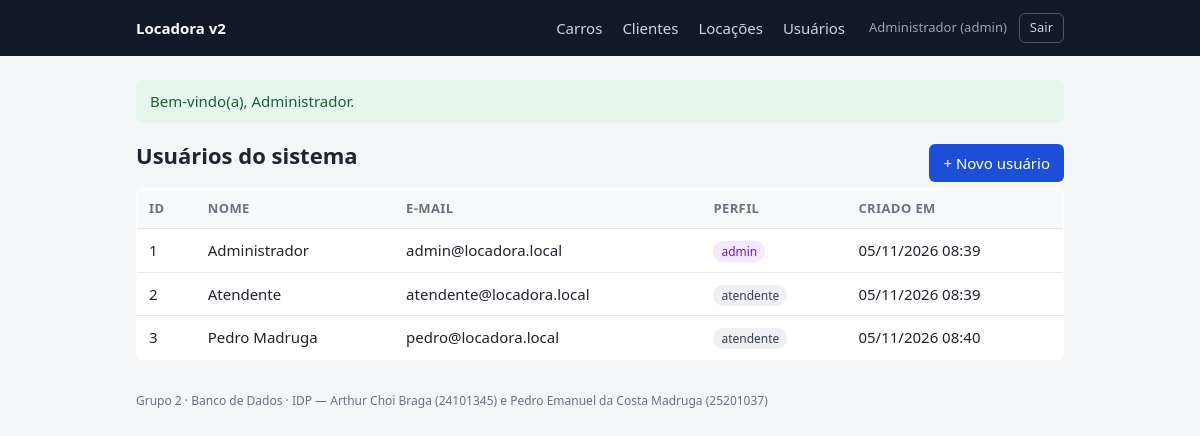
/usuarios (signed in), run on the app's committed database.
### tables this page shows
CREATE TABLE `usuarios` (
  `id` int NOT NULL AUTO_INCREMENT,
  `nome` varchar(100) NOT NULL,
  `email` varchar(150) NOT NULL,
  `senha_hash` varchar(255) NOT NULL,
  `perfil` enum('admin','atendente') NOT NULL DEFAULT 'atendente',
  `criado_em` datetime NOT NULL DEFAULT CURRENT_TIMESTAMP,
  PRIMARY KEY (`id`),
  UNIQUE KEY `email` (`email`)
);

### core/helpers.php (called while the page is built, shortened)
<?php
function e($valor): string {
    return htmlspecialchars((string) $valor, ENT_QUOTES, 'UTF-8');
}
function url(string $caminho, array $query = []): string {
    $url = BASE_URL . $caminho;
    return $query ? $url . '?' . http_build_query($query) : $url;
}
function view(string $nome, array $dados = []): void {
    extract($dados);
    $flash = flash();
    require __DIR__ . '/../views/layout/header.php';
    require __DIR__ . '/../views/' . $nome . '.php';
    require __DIR__ . '/../views/layout/footer.php';
}
function flash(?string $tipo = null, ?string $mensagem = null): ?array {
    $f = $_SESSION['flash'] ?? null;
    return $f;
}
function usuario_logado(): ?array {
    return [
        'id'     => $_SESSION['usuario_id'],
        'nome'   => $_SESSION['usuario_nome'] ?? '',
        'perfil' => $_SESSION['perfil'] ?? 'atendente',
    ];
}

### controllers/UsuarioController.php (called while the page is built, shortened)
<?php
class UsuarioController {
    private UsuarioModel $usuarios;
    public function __construct() {
        $this->usuarios = new UsuarioModel();
    }
    public function index(): void {
        view('usuarios/index', ['titulo' => 'Usuários', 'usuarios' => $this->usuarios->listar()]);
    }
}

### public/index.php (called while the page is built, shortened)
<?php
require_once __DIR__ . '/../config/database.php';
require_once __DIR__ . '/../core/helpers.php';
$rotas = [
    'GET /login'              => [AuthController::class, 'formulario', 'publico'],
    'POST /login'             => [AuthController::class, 'entrar', 'publico'],
    'POST /logout'            => [AuthController::class, 'sair', 'login'],
    'GET /carros'             => [CarroController::class, 'index', 'login'],
    'GET /carros/novo'        => [CarroController::class, 'criar', 'login'],
    'POST /carros/salvar'     => [CarroController::class, 'salvar', 'login'],
    'GET /carros/editar'      => [CarroController::class, 'editar', 'login'],
    'POST /carros/atualizar'  => [CarroController::class, 'atualizar', 'login'],
    'POST /carros/excluir'    => [CarroController::class, 'excluir', 'admin'],
    'GET /clientes'            => [ClienteController::class, 'index', 'login'],
    'GET /clientes/novo'       => [ClienteController::class, 'criar', 'login'],
    'POST /clientes/salvar'    => [ClienteController::class, 'salvar', 'login'],
    'GET /clientes/editar'     => [ClienteController::class, 'editar', 'login'],
    'POST /clientes/atualizar' => [ClienteController::class, 'atualizar', 'login'],
    'POST /clientes/excluir'   => [ClienteController::class, 'excluir', 'admin'],
    'GET /locacoes'           => [LocacaoController::class, 'index', 'login'],
    'GET /locacoes/nova'      => [LocacaoController::class, 'criar', 'login'],
    'POST /locacoes/salvar'   => [LocacaoController::class, 'salvar', 'login'],
    'POST /locacoes/devolver' => [LocacaoController::class, 'devolver', 'login'],
    'GET /usuarios'           => [UsuarioController::class, 'index', 'admin'],
    'GET /usuarios/novo'      => [UsuarioController::class, 'criar', 'admin'],
    'POST /usuarios/salvar'   => [UsuarioController::class, 'salvar', 'admin'],
];
$caminho = parse_url($_SERVER['REQUEST_URI'] ?? '/', PHP_URL_PATH) ?: '/';
$caminho = rtrim($caminho, '/') ?: '/';
$metodoHttp = $_SERVER['REQUEST_METHOD'] ?? 'GET';
$chave = ($metodoHttp === 'HEAD' ? 'GET' : $metodoHttp) . ' ' . $caminho;
[$controller, $metodo, $acesso] = $rotas[$chave];
try {
    (new $controller())->$metodo();
} catch (Throwable $e) {
    registrar_erro($e);
    http_response_code(500);
    view('erros/500', ['titulo' => 'Erro']);
}

### models/UsuarioModel.php (called while the page is built, shortened)
<?php
class UsuarioModel {
    private PDO $pdo;
    public function __construct() {
        $this->pdo = getConnection();
    }
    public function listar(): array {
        $stmt = $this->pdo->prepare('SELECT id, nome, email, perfil, criado_em FROM usuarios ORDER BY nome');
        $stmt->execute();
        return $stmt->fetchAll();
    }
}

### config/database.php (called while the page is built, shortened)
<?php
function getConnection(): PDO {
    static $pdo = null;
    if ($pdo === null) {
        $dsn = 'mysql:host=' . DB_HOST . ';dbname=' . DB_NAME . ';charset=utf8mb4';
        $pdo = new PDO($dsn, DB_USER, DB_PASS, [
            PDO::ATTR_ERRMODE            => PDO::ERRMODE_EXCEPTION,
            PDO::ATTR_DEFAULT_FETCH_MODE => PDO::FETCH_ASSOC,
            PDO::ATTR_EMULATE_PREPARES   => false,
        ]);
    }
    return $pdo;
}

### views/usuarios/index.php (the view)
<div class="cabecalho">
    <h1>Usuários do sistema</h1>
    <a class="botao" href="<?= e(url('/usuarios/novo')) ?>">+ Novo usuário</a>
</div>
<table class="tabela">
    <thead>
        <tr><th>ID</th><th>Nome</th><th>E-mail</th><th>Perfil</th><th>Criado em</th></tr>
    </thead>
    <tbody>
    <?php foreach ($usuarios as $u): ?>
        <tr>
            <td><?= e($u['id']) ?></td>
            <td><?= e($u['nome']) ?></td>
            <td><?= e($u['email']) ?></td>
            <td><span class="selo selo--<?= e($u['perfil']) ?>"><?= e($u['perfil']) ?></span></td>
            <td><?= e(date('d/m/Y H:i', strtotime($u['criado_em']))) ?></td>
        </tr>
    <?php endforeach; ?>
    </tbody>
</table>

### views/layout/header.php (shortened to what this page needs)
<!doctype html>
<html lang="pt-BR">
<head>
    <link rel="stylesheet" href="<?= e(url('/css/style.css')) ?>">
</head>
<body>
<header class="topo">
    <div class="container topo__conteudo">
        <a class="marca" href="<?= e(url('/carros')) ?>"><?= e(APP_NOME) ?></a>
        <?php if ($usuarioLogado = usuario_logado()): ?>
        <nav>
            <a href="<?= e(url('/carros')) ?>">Carros</a>
            <a href="<?= e(url('/clientes')) ?>">Clientes</a>
            <a href="<?= e(url('/locacoes')) ?>">Locações</a>
            <?php if ($usuarioLogado['perfil'] === 'admin'): ?>
                <a href="<?= e(url('/usuarios')) ?>">Usuários</a>
            <?php endif; ?>
            <span class="usuario"><?= e($usuarioLogado['nome']) ?> (<?= e($usuarioLogado['perfil']) ?>)</span>
            <form class="sair" method="post" action="<?= e(url('/logout')) ?>">
                <button type="submit">Sair</button>
            </form>
        </nav>
        <?php endif; ?>
    </div>
</header>
<main class="container">
<?php if ($flash): ?>
    <div class="alerta alerta--<?= e($flash['tipo']) ?>"><?= e($flash['mensagem']) ?></div>
<?php endif; ?>

### public/css/style.css (style rules this page uses)
:root { --fundo: #f5f6f8; --superficie: #fff; --texto: #1f2430; --suave: #6b7280; --borda: #e3e6eb; --primaria: #1d4ed8; --primaria-escura: #1e40af; --sucesso-bg: #e7f6ec; --sucesso: #166534; --erro-bg: #fdecec; --erro: #b91c1c; }
* { box-sizing: border-box; }
body { margin: 0; font: 15px/1.5 system-ui, -apple-system, "Segoe UI", sans-serif; background: var(--fundo); color: var(--texto); }
.container { max-width: 960px; margin: 0 auto; padding: 0 16px; }
.topo { background: #111827; color: #fff; }
.topo__conteudo { display: flex; align-items: center; justify-content: space-between; height: 56px; }
.marca { color: #fff; font-weight: 700; text-decoration: none; }
.topo nav a { color: #d1d5db; text-decoration: none; margin-left: 20px; }
main.container { padding-top: 24px; padding-bottom: 32px; }
h1 { font-size: 22px; margin: 0 0 16px; }
.cabecalho { display: flex; align-items: center; justify-content: space-between; gap: 12px; }
a { color: var(--primaria); }
.botao { display: inline-block; background: var(--primaria); color: #fff; border: 0; border-radius: 6px; padding: 8px 14px; font: inherit; cursor: pointer; text-decoration: none; }
.tabela { width: 100%; border-collapse: collapse; background: var(--superficie); border: 1px solid var(--borda); border-radius: 8px; overflow: hidden; }
.tabela th, .tabela td { padding: 10px 12px; text-align: left; border-bottom: 1px solid var(--borda); }
.tabela th { background: #f9fafb; font-size: 13px; color: var(--suave); text-transform: uppercase; letter-spacing: .03em; }
.tabela tr:last-child td { border-bottom: 0; }
.selo { font-size: 12px; padding: 2px 8px; border-radius: 999px; }
.alerta { padding: 10px 14px; border-radius: 6px; margin-bottom: 16px; }
.alerta--sucesso { background: var(--sucesso-bg); color: var(--sucesso); }
.topo nav { display: flex; align-items: center; }
.usuario { color: #9ca3af; font-size: 13px; margin-left: 24px; }
.sair { margin-left: 12px; }
.sair button { background: none; border: 1px solid #4b5563; color: #d1d5db; border-radius: 6px; padding: 4px 10px; font: inherit; font-size: 13px; cursor: pointer; }
.selo--admin { background: #f3e8ff; color: #6b21a8; }
.selo--atendente { background: #eef0f3; color: #374151; }

### data on the page
usuarios: nome "Administrador", perfil "admin", id "1", email "admin@locadora.local", criado_em "05/11/2026 08:39"
usuarios: id "2", nome "Atendente", email "atendente@locadora.local", perfil "atendente", criado_em "05/11/2026 08:39"
usuarios: id "3", nome "Pedro Madruga", email "pedro@locadora.local", perfil "atendente", criado_em "05/11/2026 08:40"

### other printed values
APP_NOME "Locadora v2"
$flash['mensagem'] "Bem-vindo(a), Administrador."
